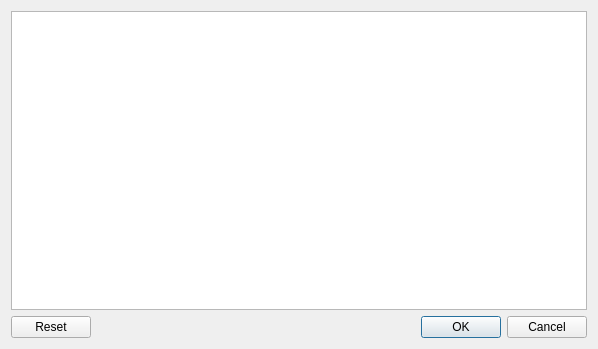
<?xml version="1.0" encoding="UTF-8"?>
<ui version="4.0">
 <class>EngineOptionDialog</class>
 <widget class="QDialog" name="EngineOptionDialog">
  <property name="geometry">
   <rect>
    <x>0</x>
    <y>0</y>
    <width>598</width>
    <height>349</height>
   </rect>
  </property>
  <property name="windowTitle">
   <string>Engine Options</string>
  </property>
  <layout class="QVBoxLayout" name="verticalLayout">
   <item>
    <widget class="EngineOptionList" name="tableView"/>
   </item>
   <item>
    <layout class="QHBoxLayout" name="horizontalLayout">
     <item>
      <widget class="QDialogButtonBox" name="buttonBox">
       <property name="standardButtons">
        <set>QDialogButtonBox::Cancel|QDialogButtonBox::Ok|QDialogButtonBox::Reset</set>
       </property>
      </widget>
     </item>
    </layout>
   </item>
  </layout>
 </widget>
 <customwidgets>
  <customwidget>
   <class>EngineOptionList</class>
   <extends>QTableView</extends>
   <header>engineoptionlist.h</header>
  </customwidget>
 </customwidgets>
 <resources/>
 <connections/>
</ui>
